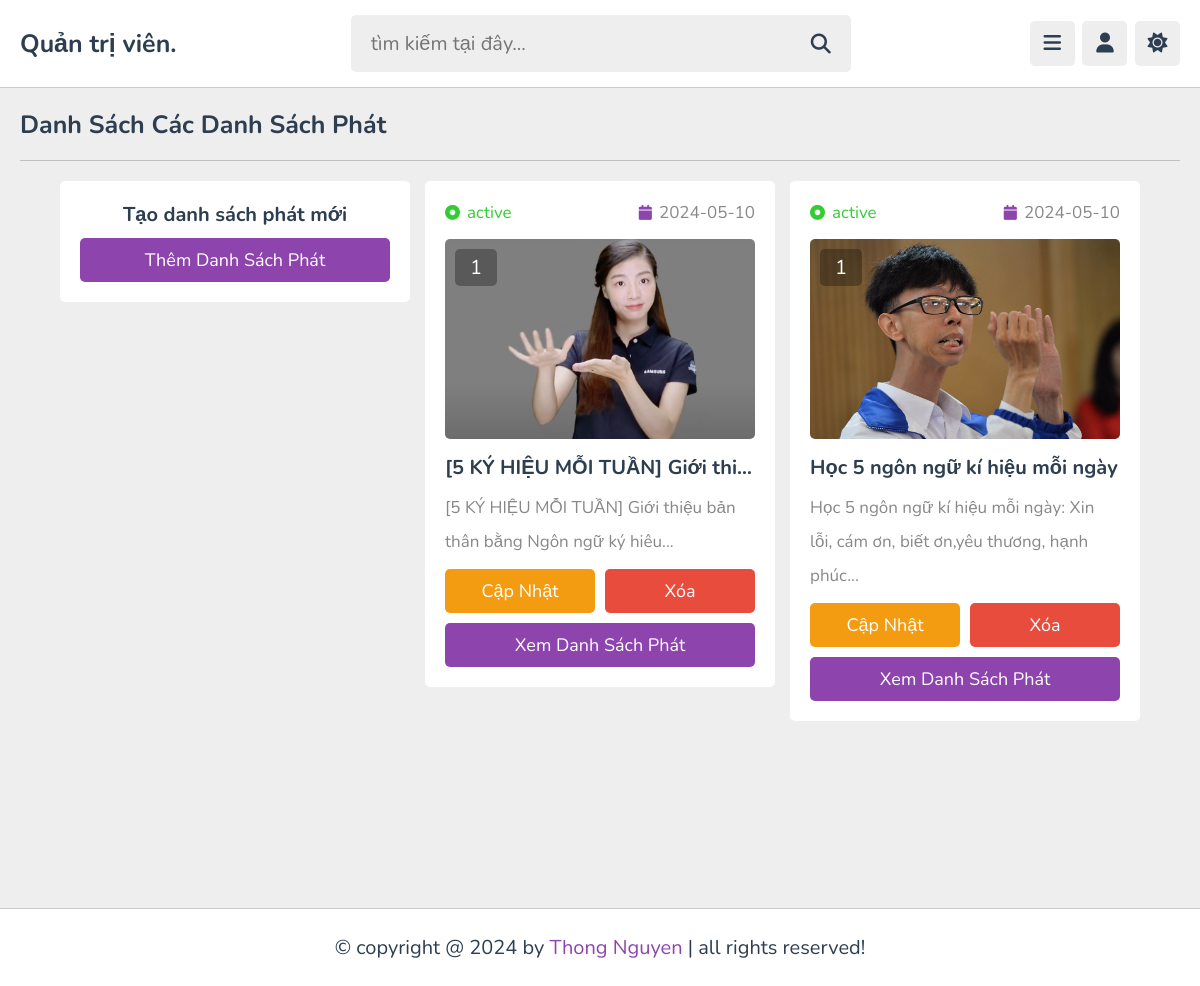
/admin/playlists.php (signed in), run on the app's committed database.
### tables this page shows
CREATE TABLE `playlist` (
  `id` varchar(20) NOT NULL,
  `tutor_id` varchar(20) NOT NULL,
  `title` varchar(100) NOT NULL,
  `description` varchar(1000) NOT NULL,
  `thumb` varchar(100) NOT NULL,
  `date` date NOT NULL DEFAULT current_timestamp(),
  `status` varchar(20) NOT NULL DEFAULT 'deactive'
);

### admin/playlists.php (the view, shortened to what this page needs)
<?php
include '../components/connect.php';
if(isset($_COOKIE['tutor_id'])){
   $tutor_id = $_COOKIE['tutor_id'];
}else{
   $tutor_id = '';
   header('location:login.php');
}
?>
<!DOCTYPE html>
<html lang="vi">
<head>
   <link rel="stylesheet" href="https://cdnjs.cloudflare.com/ajax/libs/font-awesome/6.2.0/css/all.min.css">
   <link rel="stylesheet" href="../css/admin_style.css">
</head>
<body>
<?php include '../components/admin_header.php'; ?>
<section style="height:100vh" class="playlists">
   <h1 class="heading">Danh sách các danh sách phát</h1>
   <div class="box-container">
      <div class="box" style="text-align: center;">
         <h3 class="title" style="margin-bottom: .5rem;">Tạo danh sách phát mới</h3>
         <a href="add_playlist.php" class="btn">Thêm danh sách phát</a>
      </div>
      <?php
         $select_playlist = $conn->prepare("SELECT * FROM `playlist` WHERE tutor_id = ? ORDER BY date DESC");
         $select_playlist->execute([$tutor_id]);
         if($select_playlist->rowCount() > 0){
         while($fetch_playlist = $select_playlist->fetch(PDO::FETCH_ASSOC)){
            $playlist_id = $fetch_playlist['id'];
            $count_videos = $conn->prepare("SELECT * FROM `content` WHERE playlist_id = ?");
            $count_videos->execute([$playlist_id]);
            $total_videos = $count_videos->rowCount();
      ?>
      <div class="box">
         <div class="flex">
            <div><i class="fas fa-circle-dot" style="<?php if($fetch_playlist['status'] == 'active'){echo 'color:limegreen'; }else{echo 'color:red';} ?>"></i><span style="<?php if($fetch_playlist['status'] == 'active'){echo 'color:limegreen'; }else{echo 'color:red';} ?>"><?= $fetch_playlist['status']; ?></span></div>
            <div><i class="fas fa-calendar"></i><span><?= $fetch_playlist['date']; ?></span></div>
         </div>
         <div class="thumb">
            <span><?= $total_videos; ?></span>
            <img src="../uploaded_files/<?= $fetch_playlist['thumb']; ?>" alt="">
         </div>
         <h3 class="title"><?= $fetch_playlist['title']; ?></h3>
         <p class="description"><?= $fetch_playlist['description']; ?></p>
         <form action="" method="post" class="flex-btn">
            <a href="update_playlist.php?get_id=<?= $playlist_id; ?>" class="option-btn">Cập nhật</a>
            <input type="submit" value="Xóa" class="delete-btn" onclick="return confirm('Xóa danh sách phát này?');" name="delete">
         </form>
         <a href="view_playlist.php?get_id=<?= $playlist_id; ?>" class="btn">Xem danh sách phát</a>
      </div>
      <?php
         }
      }else{
         echo '<p class="empty">Chưa có danh sách phát được thêm vào!</p>';
      }
      ?>
   </div>
</section>
<?php include '../components/footer.php'; ?>
</body>
</html>

### css/admin_style.css (style rules this page uses)
:root { --main-color:#8e44ad; --red:#e74c3c; --oragen:#f39c12; --white:#fff; --black:#2c3e50; --light-color:#888; --light-bg:#eee; --border:.1rem solid rgba(0,0,0,.2); }
* { font-family: 'Nunito', sans-serif; margin: 0; padding: 0; box-sizing: border-box; outline: none; border: none; text-decoration: none; }
html { font-size: 62.5%; overflow-x: hidden; }
body { background-color: var(--light-bg); padding-left: 30rem; }
section { padding:2rem; max-width: 1200px; margin: 0 auto; }
.btn, .option-btn, .delete-btn, .inline-btn, .inline-option-btn, .inline-delete-btn { border-radius: .5rem; padding: 1rem 3rem; font-size: 1.8rem; color: #fff; margin-top: 1rem; text-transform: capitalize; cursor: pointer; text-align: center; }
.btn, .option-btn, .delete-btn { display: block; width: 100%; }
.btn, .inline-btn { background-color: var(--main-color); }
.option-btn, .inline-option-btn { background-color: var(--oragen); }
.delete-btn, .inline-delete-btn { background-color: var(--red); }
.flex-btn { display:flex; gap: 1rem; }
.heading { padding-bottom: 1.8rem; border-bottom: var(--border); font-size: 2.5rem; color: var(--black); text-transform: capitalize; margin-bottom: 2rem; }
.playlists .box-container { display: grid; grid-template-columns: repeat(auto-fit, 35rem); align-items: flex-start; justify-content: center; gap: 1.5rem; }
.playlists .box-container .box { background-color: var(--white); border-radius: .5rem; padding: 2rem; overflow-x:hidden; }
.playlists .box-container .box .thumb { height: 20rem; position: relative; margin: 1.5rem 0; }
.playlists .box-container .box .flex { display: flex; align-items: center; gap: 1.5rem; justify-content: space-between; }
.playlists .box-container .box .flex i { font-size: 1.5rem; color: var(--main-color); margin-right:.7rem; }
.playlists .box-container .box .flex span { color: var(--light-color); font-size: 1.7rem; }
.playlists .box-container .box .thumb img { height: 100%; width: 100%; object-fit: cover; border-radius: .5rem; }
.playlists .box-container .box .thumb span { background-color: rgba(0,0,0,.3); color: #fff; border-radius: .5rem; position: absolute; top: 1rem; left: 1rem; padding: .5rem 1.5rem; font-size: 2rem; }
.playlists .box-container .box .title { font-size: 2rem; color: var(--black); margin-bottom: 1rem; text-overflow: ellipsis; white-space: nowrap; overflow-x:hidden; }
.playlists .box-container .box .description { line-height: 2; font-size: 1.7rem; color: var(--light-color); }
.playlists .box-container .box .description::after { content: '...'; }
@media (max-width:1200px) { body { padding-left: 0; } }

### data on the page
playlist: status "active", date "2024-05-10", total_videos "1", thumb (picture), title "[5 KÝ HIỆU MỖI TUẦN] Giới thi…", description "[5 KÝ HIỆU MỖI TUẦN] Giới thiệu bản thân bằng Ngôn ngữ ký hiêu"
playlist: status "active", date "2024-05-10", total_videos "1", thumb (picture), title "Học 5 ngôn ngữ kí hiệu mỗi ngày", description "Học 5 ngôn ngữ kí hiệu mỗi ngày: Xin lỗi, cám ơn, biết ơn,yêu thương, hạnh phúc"
